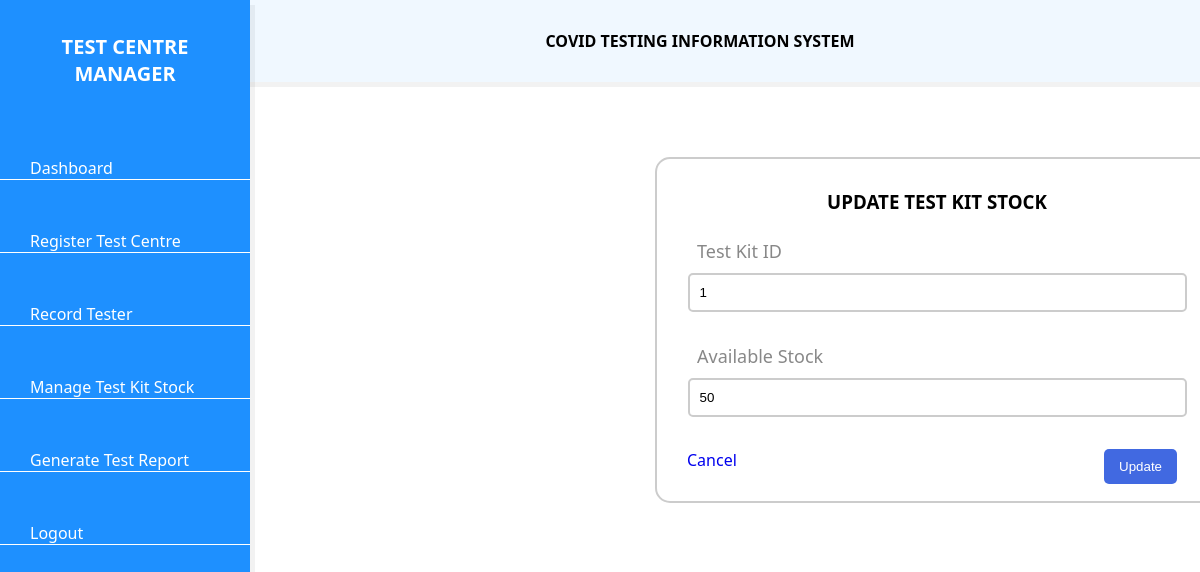
Before: /UpdateTestKitStockForm.php?id=1 (signed in) with the older database file.
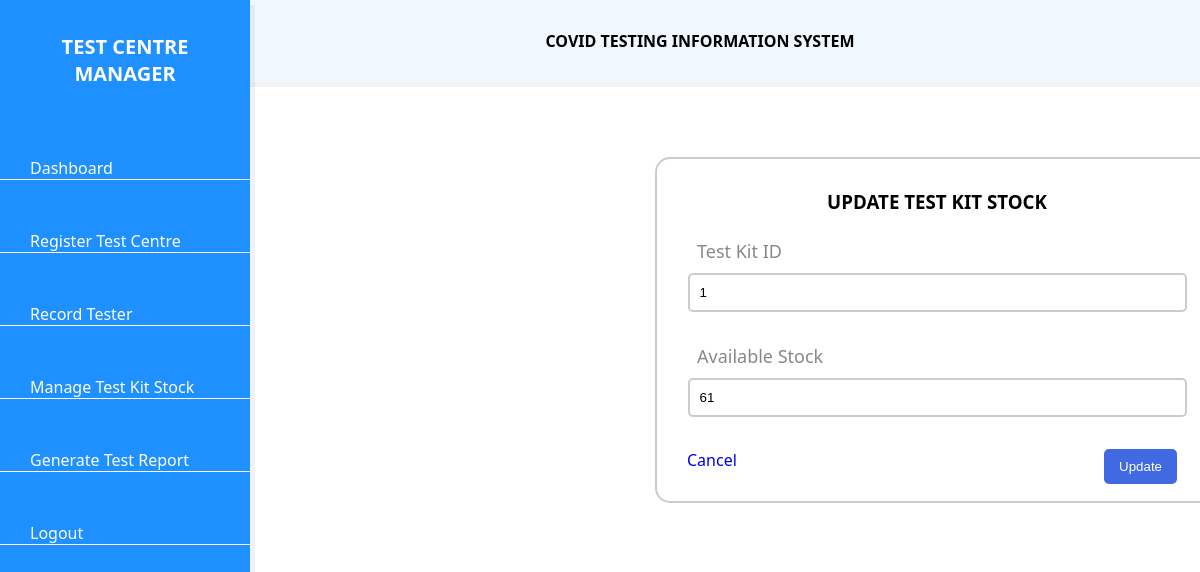
After: the same page with the newer database file.
### tables this page shows
CREATE TABLE `testkit` (
  `kitID` int(255) NOT NULL,
  `testName` varchar(255) NOT NULL,
  `availableStock` int(255) NOT NULL,
  `centreID` int(255) NOT NULL
);

### UpdateTestKitStockForm.php (the view, shortened to what this page needs)
<!DOCTYPE html>
<html>
<head>
	<link rel="stylesheet" type="text/css" href="dashboardcss/style.css">
</head>
<body>
	<div class="sidebar">
      <h2>Test Centre Manager</h2>
      <ul class="nav">
        <li>
          <a href="dashboardManager.php">
            <span>Dashboard</span>
          </a>
        </li>
		<li>
          <a href="RegisterTestCentreForm.php">
            <span>Register Test Centre</span>
          </a>
        </li>
        <li>
          <a href="RecordTesterForm.php">
            <span>Record Tester</span>
          </a>
        </li>
        <li>
          <a href="ManageTestKitStockForm.php">
            <span>Manage Test Kit Stock</span>
          </a>
        </li>
        <li>
          <a href="#">
            <span>Generate Test Report</span>
          </a>
        </li>
        <li>
          <a href="Logout.php">
            <span>Logout</span>
          </a>
        </li>
      </ul>
    </div>
	<div class="main">
      <b>COVID TESTING INFORMATION SYSTEM</b>
    </div>
	<?php
	include "db_conn.php";
	$sql = mysqli_query($conn, "SELECT * FROM testKit WHERE kitID='$_GET[id]'");
	$data = mysqli_fetch_array($sql);
	?>
    <form action="" method="post">
     	<h3>UPDATE TEST KIT STOCK</h3>
		<label>Test Kit ID</label>
		<input type="text" name="kitID" placeholder="Test Kit ID" value="<?php echo $data['kitID']; ?>"><br>
		<label>Available Stock</label>
		<input type="number" name="availableStock" placeholder="Available Stock" value="<?php echo $data['availableStock']; ?>"><br>
     	<button type="submit" name="update">Update</button>
		<a href="TestKitData.php">Cancel</a>
    </form>
</body>
</html>

Changed rows visible on the page:
changed testkit id 1: availableStock "50" → "61"
